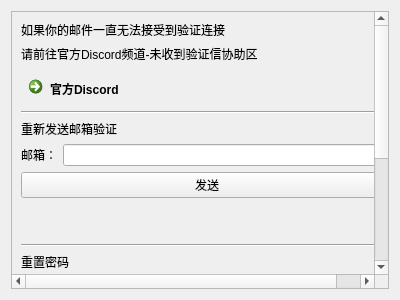
<?xml version="1.0" encoding="UTF-8"?>
<ui version="4.0">
 <class>UserManagerWidget</class>
 <widget class="QWidget" name="UserManagerWidget">
  <property name="geometry">
   <rect>
    <x>0</x>
    <y>0</y>
    <width>400</width>
    <height>300</height>
   </rect>
  </property>
  <property name="windowTitle">
   <string>Form</string>
  </property>
  <layout class="QVBoxLayout" name="verticalLayout">
   <item>
    <widget class="QScrollArea" name="scrollArea">
     <property name="widgetResizable">
      <bool>true</bool>
     </property>
     <widget class="QWidget" name="scrollAreaWidgetContents">
      <property name="geometry">
       <rect>
        <x>0</x>
        <y>0</y>
        <width>390</width>
        <height>462</height>
       </rect>
      </property>
      <layout class="QVBoxLayout" name="verticalLayout_2">
       <item>
        <widget class="QLabel" name="label_7">
         <property name="text">
          <string>如果你的邮件一直无法接受到验证连接</string>
         </property>
        </widget>
       </item>
       <item>
        <widget class="QLabel" name="label_8">
         <property name="text">
          <string>请前往官方Discord频道-未收到验证信协助区</string>
         </property>
        </widget>
       </item>
       <item>
        <widget class="QCommandLinkButton" name="commandLinkButton">
         <property name="text">
          <string>官方Discord</string>
         </property>
        </widget>
       </item>
       <item>
        <widget class="Line" name="line">
         <property name="orientation">
          <enum>Qt::Horizontal</enum>
         </property>
        </widget>
       </item>
       <item>
        <widget class="QLabel" name="label">
         <property name="text">
          <string>重新发送邮箱验证</string>
         </property>
        </widget>
       </item>
       <item>
        <layout class="QHBoxLayout" name="horizontalLayout">
         <item>
          <widget class="QLabel" name="label_2">
           <property name="text">
            <string>邮箱：</string>
           </property>
          </widget>
         </item>
         <item>
          <widget class="QLineEdit" name="verfyEdit"/>
         </item>
        </layout>
       </item>
       <item>
        <widget class="QPushButton" name="verfyButton">
         <property name="text">
          <string>发送</string>
         </property>
        </widget>
       </item>
       <item>
        <spacer name="verticalSpacer">
         <property name="orientation">
          <enum>Qt::Vertical</enum>
         </property>
         <property name="sizeType">
          <enum>QSizePolicy::Minimum</enum>
         </property>
         <property name="sizeHint" stdset="0">
          <size>
           <width>20</width>
           <height>40</height>
          </size>
         </property>
        </spacer>
       </item>
       <item>
        <widget class="Line" name="line_2">
         <property name="orientation">
          <enum>Qt::Horizontal</enum>
         </property>
        </widget>
       </item>
       <item>
        <widget class="QLabel" name="label_3">
         <property name="text">
          <string>重置密码</string>
         </property>
        </widget>
       </item>
       <item>
        <layout class="QHBoxLayout" name="horizontalLayout_2">
         <item>
          <widget class="QLabel" name="label_4">
           <property name="text">
            <string>邮箱：</string>
           </property>
          </widget>
         </item>
         <item>
          <widget class="QLineEdit" name="resetEdit"/>
         </item>
        </layout>
       </item>
       <item>
        <widget class="QPushButton" name="resetButton">
         <property name="text">
          <string>发送</string>
         </property>
        </widget>
       </item>
       <item>
        <spacer name="verticalSpacer_2">
         <property name="orientation">
          <enum>Qt::Vertical</enum>
         </property>
         <property name="sizeType">
          <enum>QSizePolicy::Minimum</enum>
         </property>
         <property name="sizeHint" stdset="0">
          <size>
           <width>20</width>
           <height>40</height>
          </size>
         </property>
        </spacer>
       </item>
       <item>
        <widget class="Line" name="line_3">
         <property name="orientation">
          <enum>Qt::Horizontal</enum>
         </property>
        </widget>
       </item>
       <item>
        <widget class="QLabel" name="label_5">
         <property name="text">
          <string>账号验证（如果你无法打开邮箱里的验证地址，可以复制到此处验证）</string>
         </property>
        </widget>
       </item>
       <item>
        <layout class="QHBoxLayout" name="horizontalLayout_3">
         <item>
          <widget class="QLabel" name="label_6">
           <property name="text">
            <string>地址：</string>
           </property>
          </widget>
         </item>
         <item>
          <widget class="QLineEdit" name="sendEdit"/>
         </item>
        </layout>
       </item>
       <item>
        <widget class="QPushButton" name="sendButton">
         <property name="text">
          <string>发送</string>
         </property>
        </widget>
       </item>
      </layout>
     </widget>
    </widget>
   </item>
  </layout>
 </widget>
 <resources/>
 <connections/>
</ui>
